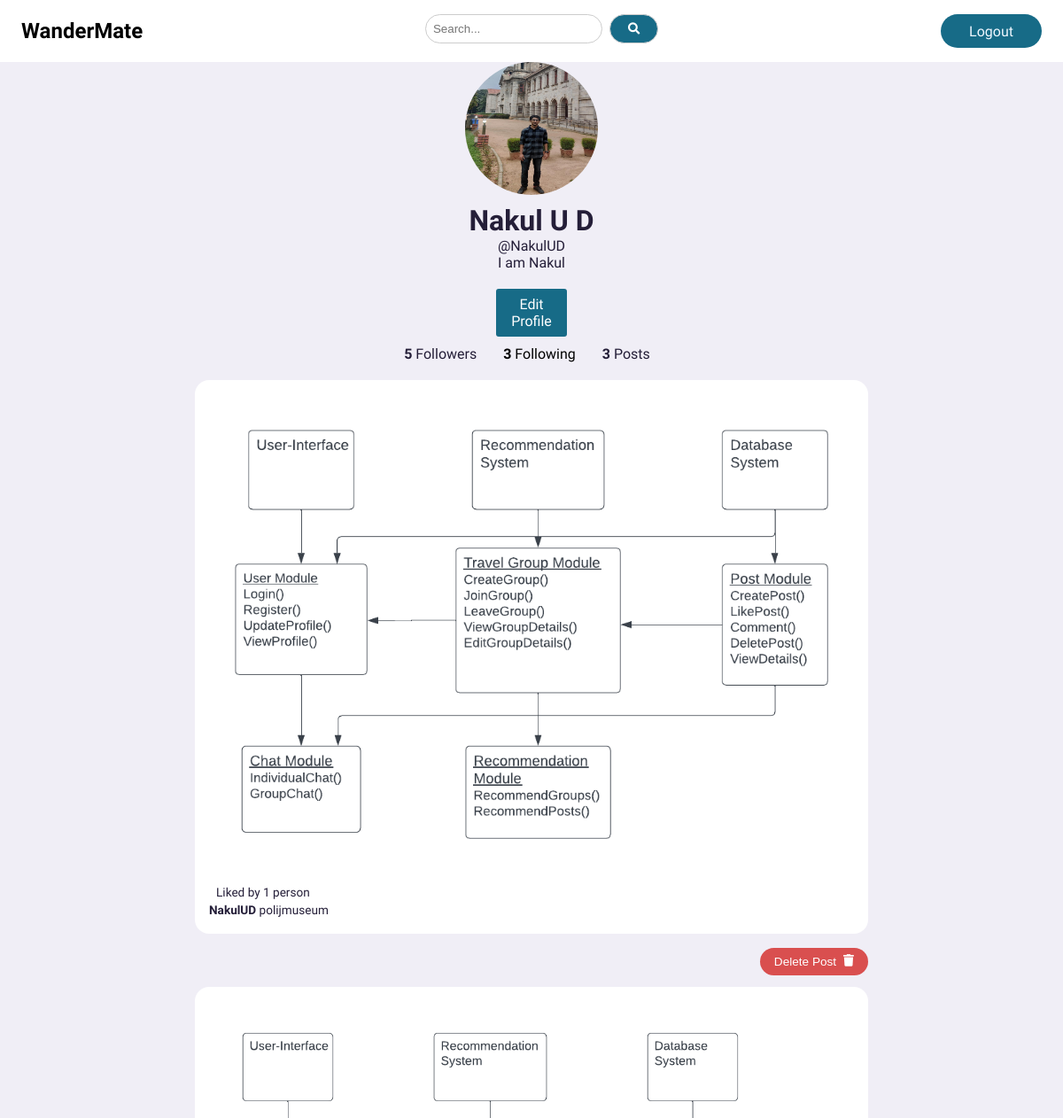
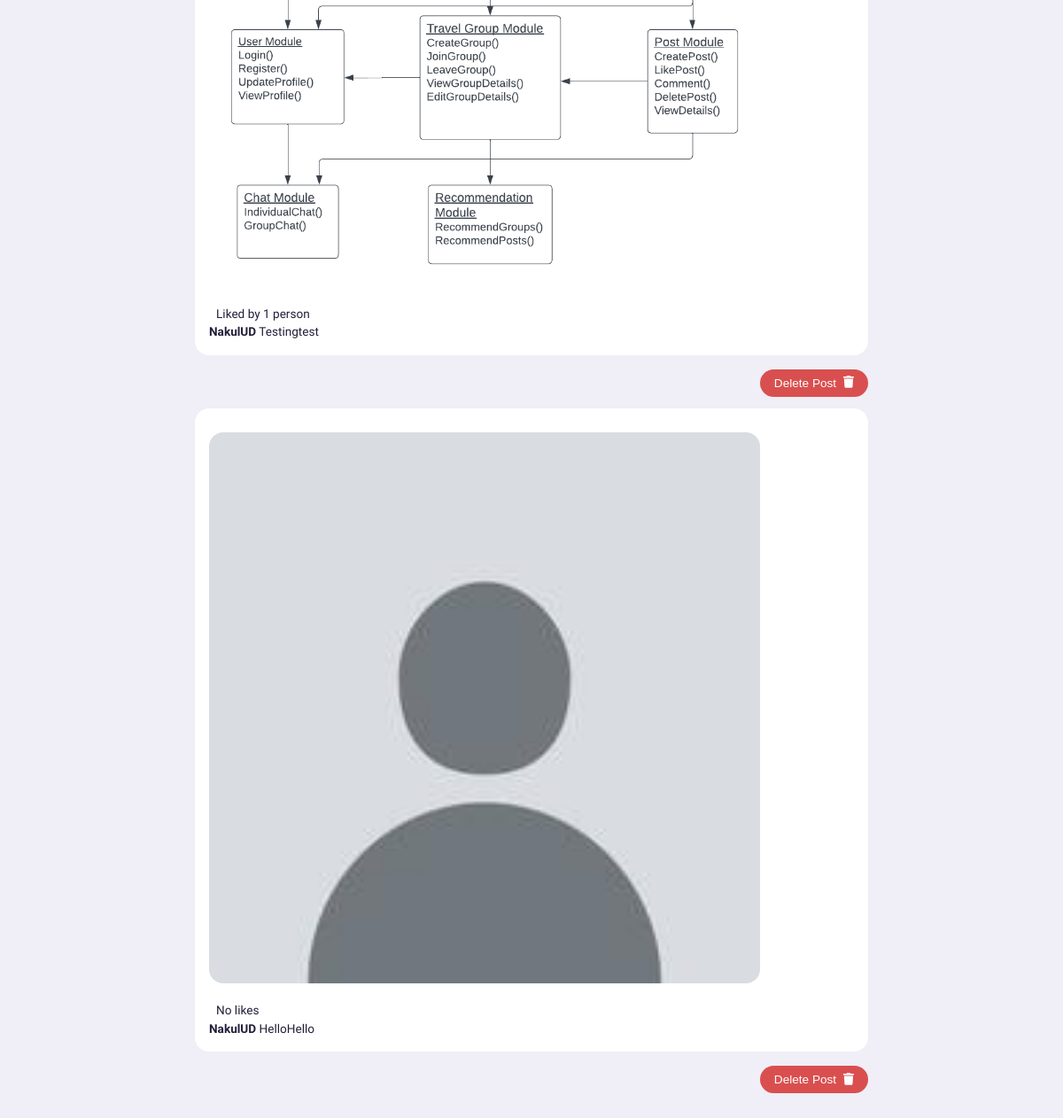
Page /profile/NakulUD (signed in) on the earlier database version (2 pictures, top to bottom).
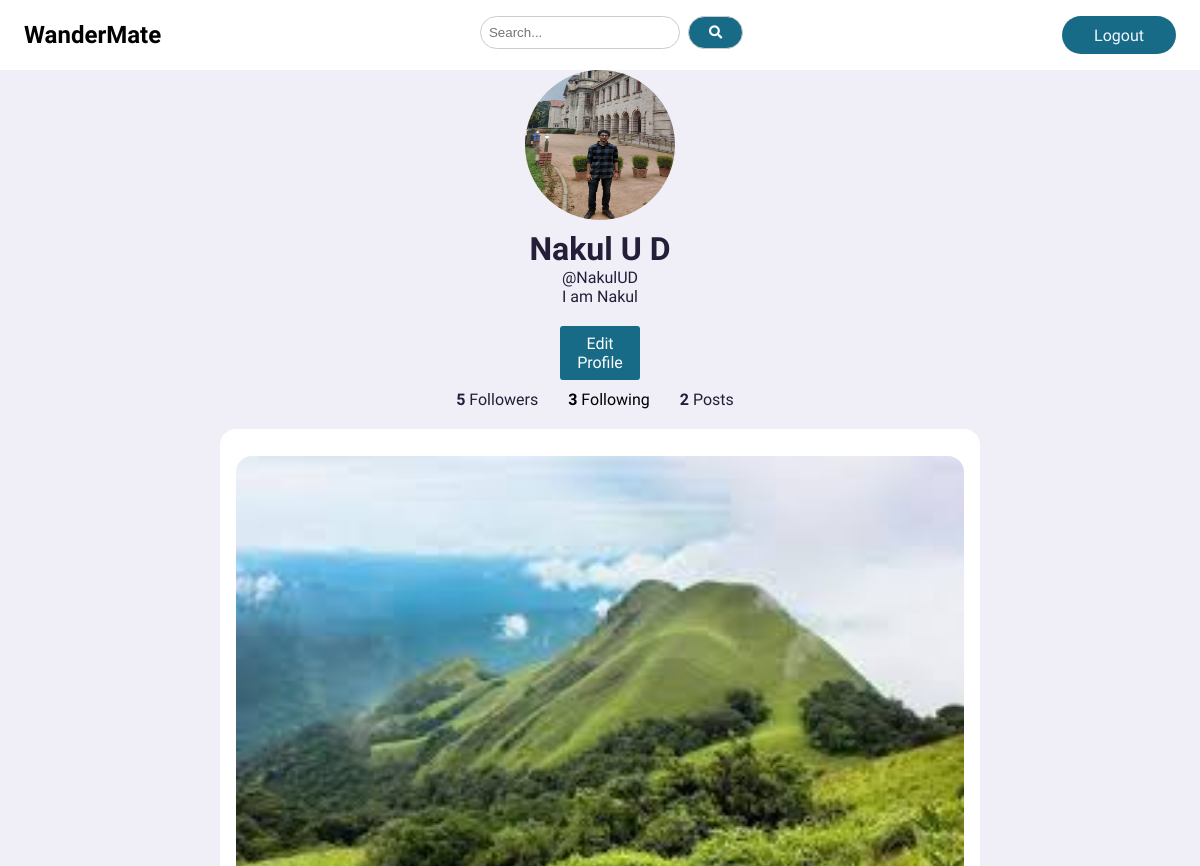
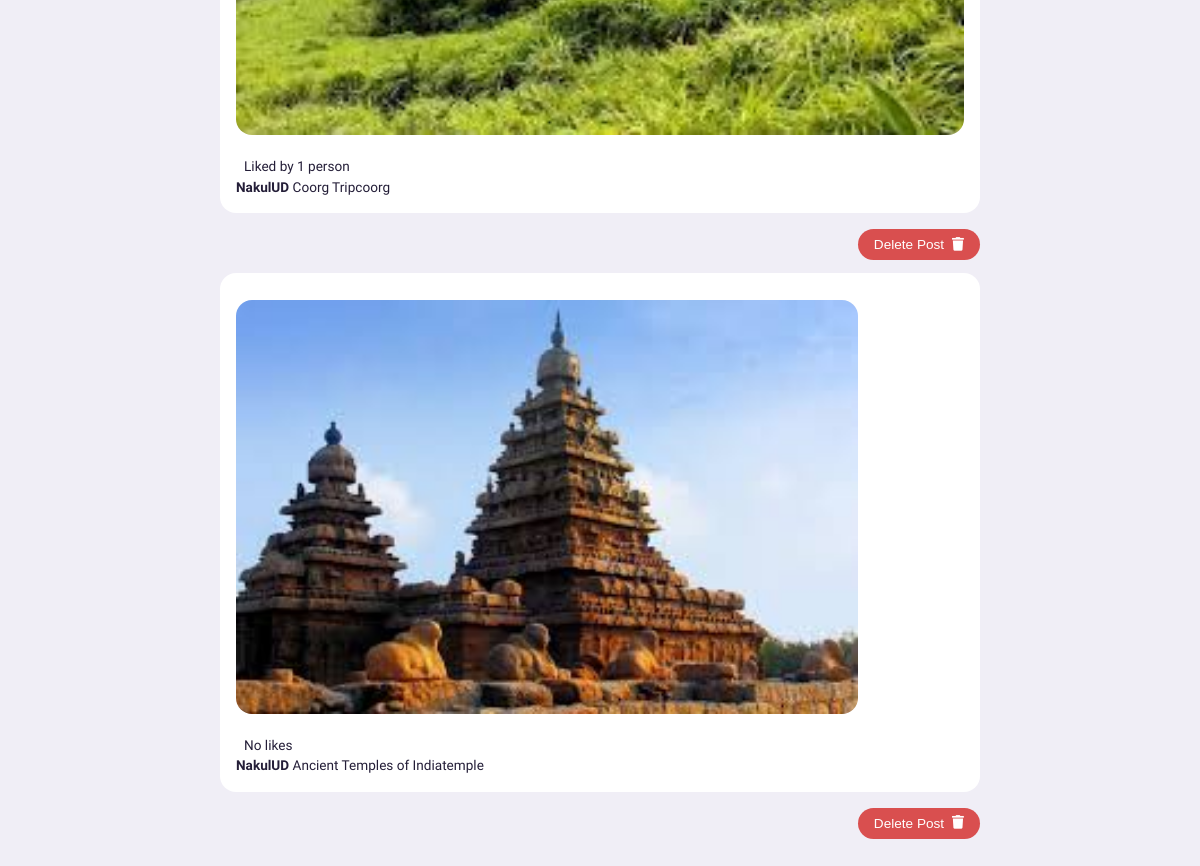
Same page on the later database version (2 pictures, top to bottom).
### core/models.py (models this page shows, shortened)
class Profile(models.Model):
    user = models.ForeignKey(User, on_delete = models.CASCADE)
    fname = models.TextField(max_length = 30, blank = True)
    lname = models.TextField(max_length = 30, blank = True)
    id_user = models.IntegerField()
    bio = models.TextField(blank = True)
    profile_img = models.ImageField(upload_to = 'profile_images', default='defaultProfileImg.jpeg')
    location = models.CharField(max_length = 100, blank= True)
    otp_validated = models.BooleanField(default = False)
    is_preference_given = models.BooleanField(default=False)

class Image(models.Model):
    image = models.ImageField(upload_to='post_images', default='wanderMateLogo.png')

class Post(models.Model):
    id = models.UUIDField(primary_key = True, default = uuid.uuid4)
    user = models.CharField(max_length = 100)
    user_profile = models.ForeignKey(Profile, on_delete = models.CASCADE, default=None, null=False)
    post_location = models.CharField(max_length=100, blank=True)
    images = models.ManyToManyField('Image')
    caption = models.TextField()
    tag = models.CharField(max_length = 20, blank = True, null=True)
    category = models.CharField(max_length=20, blank=True, null=True)
    created_at = models.DateTimeField(default = datetime.now)
    no_of_likes = models.IntegerField(default = 0)

### core/views.py (the view)
# urls.py: path('profile/<str:pk>',views.profile, name = 'profile'),
@login_required(login_url='core:signinSignup')
def profile(request, pk):
    user_object = User.objects.get(username = pk)
    user_profile = Profile.objects.get(user = user_object)
    user_posts = Post.objects.filter(user = pk)
    user_post_length = len(user_posts)
    follower = request.user.username
    user = pk
    if FollowersCount.objects.filter(follower = follower, user = user).first():
        follow_button_text = 'Unfollow'
    else:
        follow_button_text = 'Follow'
    user_followers = len(FollowersCount.objects.filter(user = pk))
    user_following = len(FollowersCount.objects.filter(follower = pk))
    context = {
        'user_object': user_object,
        'user_profile': user_profile,
        'user_posts': user_posts,
        'user_post_length': user_post_length,
        'follow_button_text': follow_button_text,
        'user_followers': user_followers,
        'user_following': user_following,
    }
    return render(request, 'profileView.html', context)

### templates/profileView.html (shortened to what this page needs)
{% extends 'base.html' %}
{% load static %}
{% block content%}
    <div class="profile">
        <div class="profile-info">
            <img src="{{user_profile.profile_img.url}}" alt="Profile Picture">
            <h1>{{user_profile.fname}} {{user_profile.lname}}</h1>
            <p>@{{user_profile.user.username}}</p>
            <p>{{user_profile.bio}}</p>
            <div class="follow-buttons">
                <form action = "/follow" method="post">
                    {% if user_object.username == user.username%}
                    <a href = "/settings"><div style = "background-color:#176B87; width:80px; color:white; border-radius:3px">Edit Profile</div></a>
                    {% else %}
                    <div class="follow-btn">
                        <button type="submit">{{follow_button_text}}</button>
                    </div>
                    {% endif %}
                </form>
            </div>
            {% if user_object.username == user.username%}
                <div class="follow-info">
                    <a href="/follower_list?user_name={{user_object.username}}" style="margin-right: 20px; text-decoration: none; color: inherit;">
                        <span>{{user_followers}}</span> Followers
                    </a>
                    <a href="/following_list?username={{user_object.username}}" style="color:black">
                        <p style="display: inline; margin-right: 20px;">
                            <span>{{user_following}}</span> Following
                        </p>
                    </a>
                    <p style="display: inline;">
                        <span>{{user_post_length}}</span> Posts
                    </p>
                </div>
            {% endif %}
        </div>
        <div class="middle">
            <div class="feeds">
                {% for post in user_posts %}
                <div class="feed">
                    {% for image in post.images.all %}
                    <div class="photo">
                        <img src="{{image.image.url}}">
                    </div>
                    {% endfor %}
                    <div class="liked-by" id="like-count-{{ post.id }}">
                        {% if post.no_of_likes == 0 %}
                        <p>No likes</p>
                        {% elif post.no_of_likes == 1 %}
                        <p>Liked by 1 person</p>
                        {% else %}
                        <p>Liked by {{post.no_of_likes}} people </p>
                        {% endif %}
                    </div>
                    <div class="caption">
                        <p><b>{{user_profile.user.username}}</b> {{post.caption}}<span class="hashtag">{{post.tag}}</span></p>
                    </div>
                </div>
                {% if user_object.username == user.username%}
                <div class="delete-post" style = "margin-bottom:60px">
                <form method="post" action="{% url 'core:delete_post' post.id %}" onsubmit="return confirm('Are you sure you want to delete this post?');" >
                    <button type="submit" class="btn-delete">Delete Post  <i class="fa fa-trash" aria-hidden="true"></i></button>
                </form>
                </div>
                {% endif %}
                {% endfor %}
            </div>
        </div>
    </div>
{% endblock %}

### templates/base.html (shortened to what this page needs)
{% load static %}
<!DOCTYPE html>
<html lang="en">
<head>
    <link rel="stylesheet" href="https://unicons.iconscout.com/release/v4.0.8/css/line.css">
    <link rel="stylesheet" href="{% static 'css/style.css' %}">
    <link rel="stylesheet" href="https://cdnjs.cloudflare.com/ajax/libs/font-awesome/5.15.4/css/all.min.css" />
</head>
<body>
    <nav>
        <div class="container">
            <a href="{% url 'core:index' %}" style="color:black"><h2 class="logo">
                WanderMate
            </h2></a>
            <form action = "/search" method = "post" >
                <div class="search-container" style="display: flex; align-items: center; justify-content: center;">
                    <input type="text" name="search" class="search-input" placeholder="Search..."  style="padding: 8px; border: 1px solid #ccc; border-radius: 40px; margin-right: 8px; width: 200px; margin-top:5px">
                    <button type="submit" class="search-button" style="padding: 8px 20px; border: 1px solid #ccc; border-radius: 40px; background-color: #176B87; cursor: pointer; margin-bottom: 5px;" onclick="buttonClick(this)"><i class="fas fa-search"></i></button>
                </div>
            </form>
            <div class="create">
                <label class="btn btn-primary" for="create-post"><a href="{% url 'core:logout' %}" style="text-decoration: none; color:aliceblue ">Logout</a></label>
            </div>
        </div>
    </nav>
    {% block content %}
    {% endblock %}
</body>
</html>

### static/css/style.css (style rules this page uses)
:root { --color-white: hsl(252, 30%, 100%); --color-light: hsl(252, 30%, 95%); --color-gray: hsl(252, 15%, 65%); --color-primary: #176B87; --color-secondary: hsl(252, 100%, 90%); --color-success: hsl(120, 95%, 65%); --color-danger: hsl(0, 95%, 65%); --color-dark: hsl(252, 30%, 17%); --color-black: hsl(252, 30%, 10%); --border-radius: 2rem; --card-border-radius: 1rem; --btn-padding: 0.6rem 2rem; --search-padding: 0.6rem 1rem; --card-padding: 1rem; --sticky-top-left: 5.4rem; --sticky-top-right: -18rem; }
*, *::before, *::after { margin: 0; padding: 0; outline: 0; box-sizing: border-box; text-decoration: none; list-style: none; border: none; }
body { font-family: 'Playpen Sans', cursive; color: var(--color-dark); background: var(--color-light); overflow-x: hidden; }
.container { width: 80%; margin: 0 auto; }
img { display: block; width: 100%; }
.btn { display: inline-block; padding: var(--btn-padding); font-weight: 500; border-radius: var(--border-radius); cursor: pointer; transition: all 300ms ease; font-size: 0.9ren; }
.btn-primary { background: var(--color-primary); color: white; }
nav { width: 100%; background: var(--color-white); padding: 0.7rem 0; position: fixed; top: 0; z-index: 10; }
nav .container { display: flex; align-items: center; justify-content: space-between; }
nav .create { display:flex; align-items: center; gap: 2rem; }
.middle .feeds .feed { background: var(--color-white); border-radius: var(--card-border-radius); padding: var(--card-padding); margin: 1rem 0; font-size: 0.85rem; line-height: 1.5; }
.middle .feed .photo { border-radius: var(--card-border-radius); overflow: hidden; margin: 0.7rem 0; }
.middle .liked-by { display: flex; }
.middle .liked-by p { margin-left: 0.5rem; }
.middle .delete-post { color: yellow; text-align: center; margin-bottom: 1rem; }
.middle .feeds .btn-delete { background-color: #d94f4f; color: white; border: none; padding: 0.5rem 1rem; border-radius: var(--card-border-radius); cursor: pointer; font-size: 0.85rem; display: inline-flex; align-items: center; margin-bottom: 3rem; }
.middle .feeds .btn-delete i { margin-left: 0.5rem; }
input[type="text"], select { width: calc(100% - 16px); padding: 8px; margin-bottom: 10px; border: 1px solid #ccc; border-radius: 4px; box-sizing: border-box; }
button { background-color: #4CAF50; color: white; padding: 10px 20px; border: none; border-radius: 4px; cursor: pointer; float: right; }
input[type="text"], .settings-text-area { width: 100%; padding: 8px; border: 1px solid #ccc; border-radius: 4px; box-sizing: border-box; }
@media screen and (max-width: 1200px) { .container { width: 96%; } }
.profile { max-width: 800px; margin: 50px auto 20px; padding: 20px; }
.profile-info { text-align: center; margin-bottom: 20px; }
.profile-info img { width: 150px; height: 150px; border-radius: 50%; display: block; margin: 0 auto 10px; }
.profile-info h1 { margin-top: 10px; }
.follow-info { display: flex; justify-content: center; margin-top: 10px; }
.follow-info p { margin: 0 10px; }
.follow-info span { font-weight: bold; }
.follow-buttons { text-align: center; margin-top: 20px; }
.follow-buttons form { display: inline-block; }
.follow-buttons a div { background-color: blue; width: 120px; color: white; border-radius: 3px; padding: 8px 16px; text-align: center; display: inline-block; text-decoration: none; transition: background-color 0.3s ease; }

Differences in the rows shown:
removed Post: no_of_likes "Liked by 1 person", {{ user_profile.user.username }} "NakulUD", caption "polij", tag "museum"
no longer on this page (row unchanged): Image: image (picture), shown under "NakulUD"
removed Post: no_of_likes "Liked by 1 person", {{ user_profile.user.username }} "NakulUD", caption "Testing", tag "test"
no longer on this page (row unchanged): Image: image (picture), shown under "NakulUD"
removed Post: no_of_likes "No likes", {{ user_profile.user.username }} "NakulUD", caption "Hello", tag "Hello"
no longer on this page (row unchanged): Image: image (placeholder picture), shown under "NakulUD"
added Post: no_of_likes "Liked by 1 person", {{ user_profile.user.username }} "NakulUD", caption "Coorg Trip", tag "coorg"
added Image: image (picture), shown under "NakulUD"
added Post: no_of_likes "No likes", {{ user_profile.user.username }} "NakulUD", caption "Ancient Temples of India", tag "temple"
added Image: image (picture), shown under "NakulUD"
Other differences:
{{ user_post_length }}: "3" → "2"
